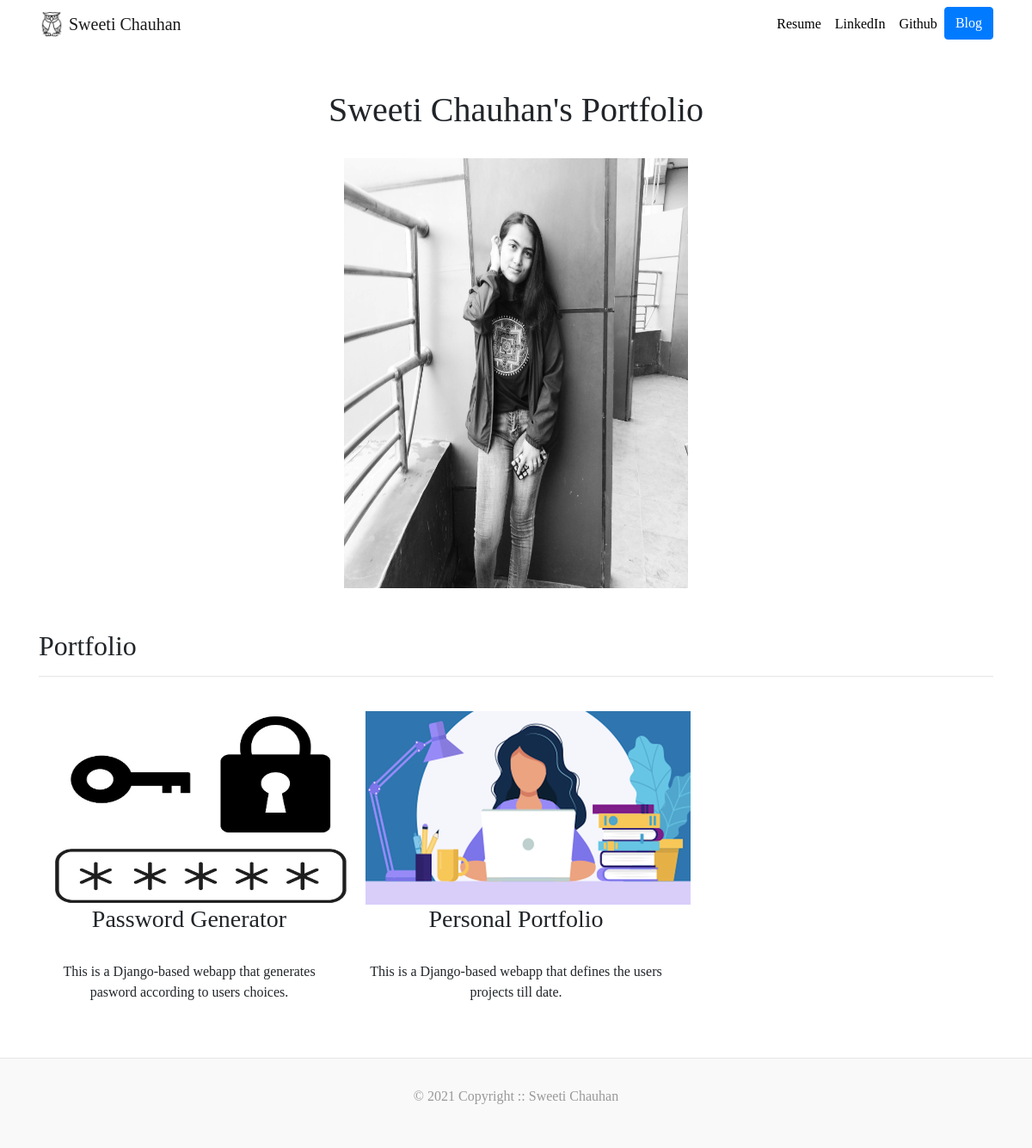
The page / on the database its author committed.
### portfolio/models.py (models this page shows, shortened)
class Project(models.Model):
    title = models.CharField(max_length=80)
    description = models.CharField(max_length=200)
    img = models.ImageField(upload_to='portfolio/images')
    url = models.URLField(blank=True)

### portfolio/views.py (the view)
# urls.py: path('', views.homepage, name="homepage"),
def homepage(request):
    project_obj = Project.objects.all()
    return render(request, 'homepage.html', {'projects':project_obj, 'headline':"Sweeti Chauhan's Portfolio"})

### templates/homepage.html
{% extends 'base.html' %}
{% block content %}
    {% load static %}
    <br>
    <img src="{% static 'image.jpg' %}" width="400px" height="500px">
    <br>
<h2 class="mt-5 text-left">Portfolio</h2>
<hr><br>
<div class="row">
  {% for project in projects %}
  <div class="col-lg-4 col-md-6">
    {% if project.url %}
    <a href="{{ project.url }}">
      <img src="{{ project.img.url }}" height="225" width="378">
    </a><br>
    {% else %}
    <img src="{{ project.img.url }}" height="225" width="378"><br>
    {% endif %}
    <h3>{{ project.title }}</h3><br>
    <p>{{ project.description }}</p><br>
  </div>
  {% endfor %}
</div>
{% endblock %}

### portfolio/static/custom.css (style rules this page uses)
body { font-family: 'Amatic SC', cursive; }

### rows shown on the page
Project: img (picture), title "Password Generator", description "This is a Django-based webapp that generates pasword according to users choices."
Project: img (picture), title "Personal Portfolio", description "This is a Django-based webapp that defines the users projects till date."

### other values the page prints
{{ headline }} "Sweeti Chauhan's Portfolio"
